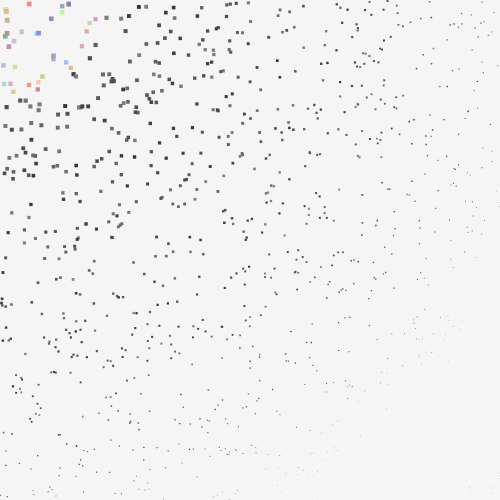
Frame 1 (no input)
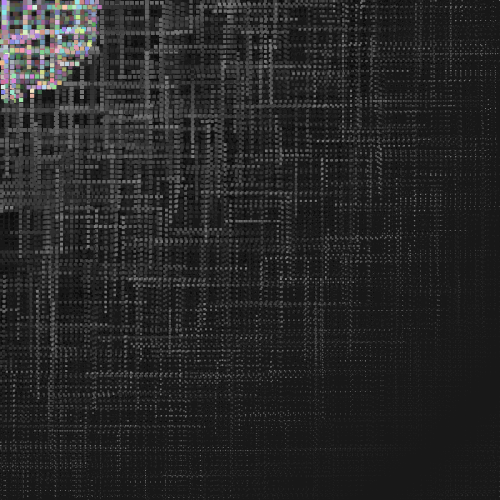
Frame 60 (no input)
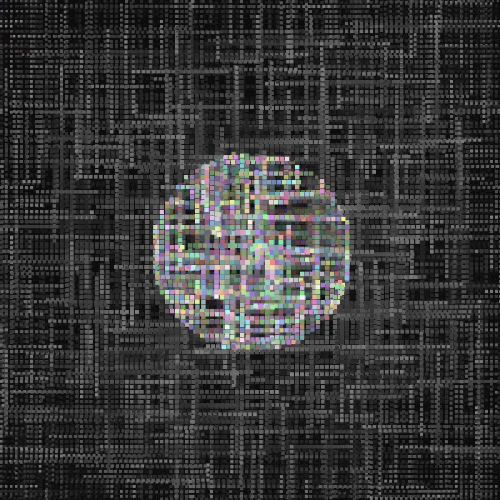
Frame 120 (the mouse pressed at the canvas centre since frame 60)

The p5.js sketch that drew these frames (run headless with seeded random() and noise() and a simulated clock; from frame 60 on, the mouse is pressed at the canvas centre):

// p5.js sketch
// ── sketch.js
// global constant to easily change worm speed
const WORMSPEED = 5;

// our worms
let allWorms = [];

function setup() {
  createCanvas(500,500);

  // create a bunch of worms
  for (let i = 0; i < 1000; i++) {
    allWorms.push( new Worm(random(width), random(height)) );
  }
}

function draw() {
  background(0, 10);

  // ask each worm to move and display itself
  for (let i = 0; i < allWorms.length; i++) {
    allWorms[i].moveAndDisplay();
  }
}

class Worm {
  constructor(x,y) {
    this.x = x;
    this.y = y;

    // pick a random color
    this.color = random(50,128);

    // starting size (default, but will change once the Worm starts moving)
    this.size = 3;

    // set up our starting speed (up, down, left or right)
    this.pickNewSpeed();

    // how long should we move in this direction?
    this.timeToMoveInThisDirection = int(random(20,60));

    // how long have we been moving in this direction?
    this.timeMoving = 0;
  }

  moveAndDisplay() {

    // adjust our color based on where the mouse is
    let d = dist(mouseX, mouseY, this.x, this.y);
    this.size = map(d, 0, 250, 5, 3);

    // worms near the mouse should light up with
    if (d < 100) {
      fill(random(128,255), random(128,255), random(128,255));
    }
    else {
      fill(this.color);
    }

    noStroke();
    rect(this.x, this.y, this.size, this.size);

    // move
    this.x += this.xSpeed;
    this.y += this.ySpeed;

    // wrap around
    if (this.x > width) {
      this.x = 0;
    }
    if (this.x < 0) {
      this.x = width;
    }
    if (this.y > height) {
      this.y = 0;
    }
    if (this.y < 0) {
      this.y = height;
    }

    // should we switch direction?
    this.timeMoving++;
    if (this.timeMoving >= this.timeToMoveInThisDirection) {
      this.pickNewSpeed();
      this.timeMoving = 0;
      this.timeToMoveInThisDirection = int(random(20,60));
    }
  }

  // pick a new speed and direction for this worm
  pickNewSpeed() {
    this.xSpeed = 0;
    this.ySpeed = 0;

    let chance = random(100);
    if (chance < 25) {
      this.xSpeed = -WORMSPEED;
    }
    else if (chance < 50) {
      this.xSpeed = WORMSPEED;
    }
    else if (chance < 75) {
      this.ySpeed = -WORMSPEED;
    }
    else {
      this.ySpeed = WORMSPEED;
    }
  }
}
